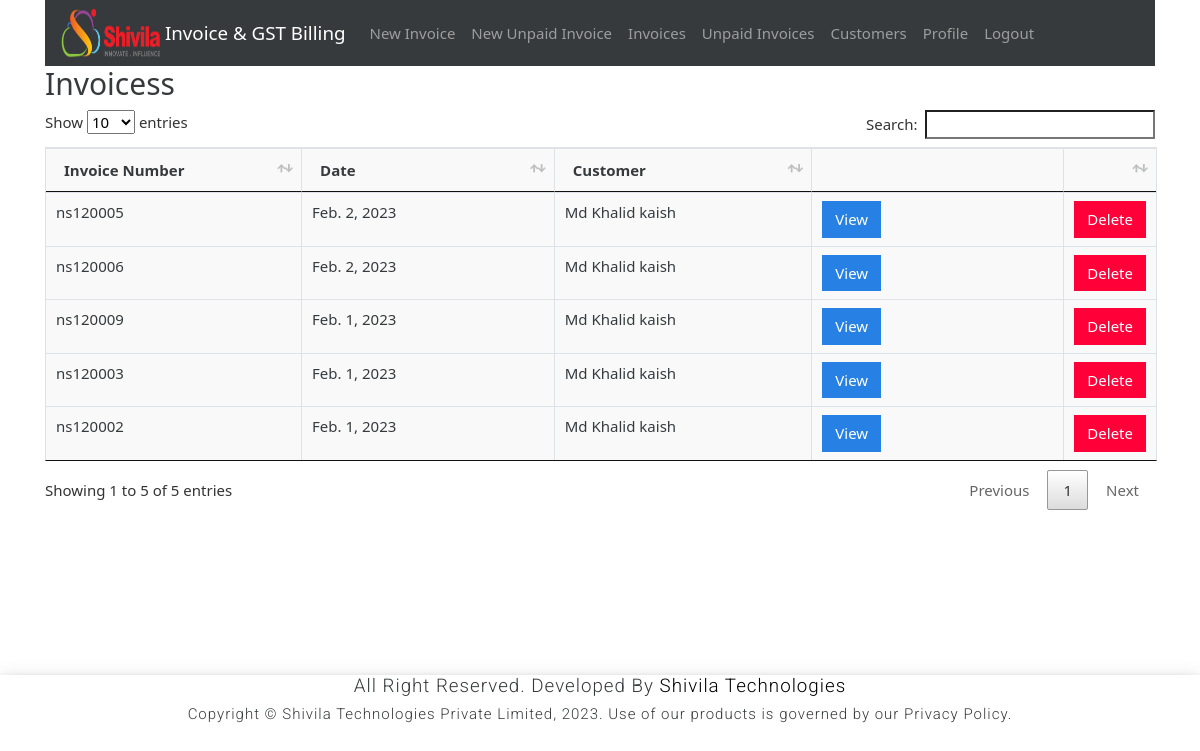
The page /invoicess (signed in) on the database its author committed.
### gstbillingapp/models.py (models this page shows, shortened)
class Invoice(models.Model):
    user = models.ForeignKey(User, null=True, blank=True, on_delete=models.SET_NULL)
    invoice_number = models.CharField(max_length=200)
    invoice_date = models.DateField()
    invoice_customer = models.ForeignKey(
        'Customer',
        on_delete=models.SET_NULL,
        null=True
    )
    invoice_json = models.CharField(max_length=200)
    inventory_reflected = models.BooleanField(default=True)
    books_reflected = models.BooleanField(default=True)

class Customer(models.Model):
    user = models.ForeignKey(User, null=True, blank=True, on_delete=models.SET_NULL)
    customer_name = models.CharField(max_length=200)
    customer_address = models.TextField(max_length=600, blank=True, null=True)
    customer_phone = models.CharField(max_length=14, blank=True, null=True)
    customer_gst = models.CharField(max_length=15, blank=True, null=True)
    def __str__(self):
        return self.customer_name

### gstbillingapp/views.py (the view)
# urls.py: path('invoicess', views.invoicess, name='invoicess'),
@login_required
def invoicess(request):
    context = {}
    context['invoicess'] = Invoice.objects.filter(user=request.user).order_by('-id')
    return render(request, 'gstbillingapp/invoicess.html', context)

### gstbillingapp/templates/gstbillingapp/invoicess.html (shortened to what this page needs)
{% extends "gstbillingapp/base.html" %}
{% load static %}
{% block content %}
		<h2>Invoicess</h2>
		<table class="table table-bordered" id="invoice-table">
		<thead>
			<tr>
				<th>Invoice Number</th>
				<th>Date</th>
				<th>Customer</th>
				<th></th>
				<th></th>
			</tr>
		</thead>
		<tbody class="two-col-form">
			{% for invoice in invoicess %}
			<tr>
 				<td>{{invoice.invoice_number}}</td>
 				<td>{{invoice.invoice_date}}</td>
 				<td>{{invoice.invoice_customer}}</td>
				 <td><a href="{% url 'invoice_viewers' invoice.id %}"><button type="button" class="btn btn-primary">View</button></a></td>
				 <td><button type="button" class="btn btn-danger" data-toggle="modal" data-target="#invoiceDeleteModal" data-invoice-id="{{invoice.id}}" data-invoice-number="{{invoice.invoice_number}}, for {{invoice.invoice_customer}}">Delete</button></td>
			</tr>
			{% endfor %}
		</tbody>
		</table>
{% endblock %}

### gstbillingapp/static/gstbillingapp/main.css (style rules this page uses)
.table-bordered td, .table-bordered th { padding: 0.25em; }
.table-bordered tbody td, .table-bordered tbody th, .table-bordered thead th, .table-bordered thead td { background: #f9f9f9; }
.two-col-form td, .two-col-form th { width: 25%; }

### gstbillingapp/templates/gstbillingapp/base.html (style rules this page uses)
a { text-decoration: none; color: black; }

### rows shown on the page
Invoice: invoice_number "ns120005", invoice_date "Feb. 2, 2023", invoice_customer "Md Khalid kaish"
Invoice: invoice_number "ns120006", invoice_date "Feb. 2, 2023", invoice_customer "Md Khalid kaish"
Invoice: invoice_number "ns120009", invoice_date "Feb. 1, 2023", invoice_customer "Md Khalid kaish"
Invoice: invoice_number "ns120003", invoice_date "Feb. 1, 2023", invoice_customer "Md Khalid kaish"
Invoice: invoice_number "ns120002", invoice_date "Feb. 1, 2023", invoice_customer "Md Khalid kaish"
